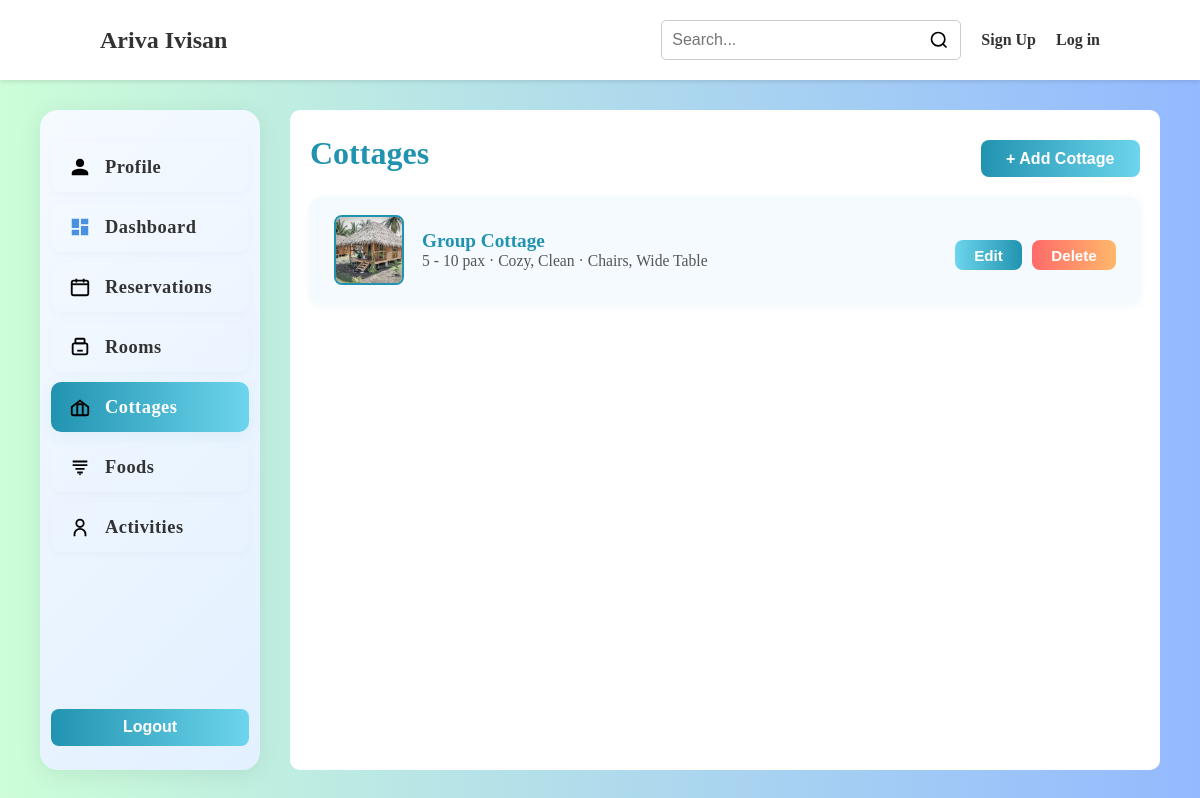
The app's page /owner/cottages, older data.
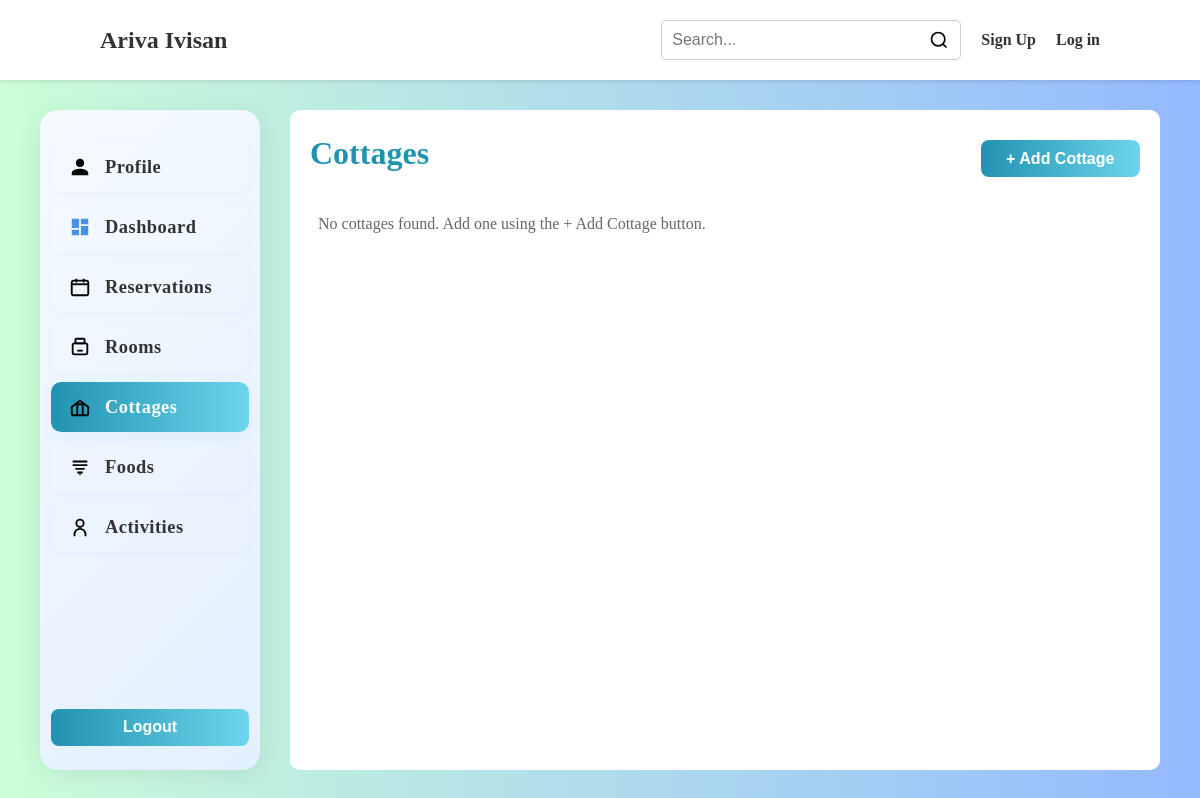
The same page, newer data.
### app.py (models this page shows)
class Cottage(db.Model):
    id = db.Column(db.Integer, primary_key=True)
    owner_id = db.Column(db.Integer, db.ForeignKey('owner.id'), nullable=True)
    name = db.Column(db.String(200), nullable=False)
    price = db.Column(db.String(50))
    capacity = db.Column(db.String(20))
    beds = db.Column(db.String(20))
    other_feature2 = db.Column(db.String(200))
    other_feature3 = db.Column(db.String(200))
    other_feature5 = db.Column(db.String(200))
    image1 = db.Column(db.String(300))
    image2 = db.Column(db.String(300))
    image3 = db.Column(db.String(300))
    image4 = db.Column(db.String(300))
    image5 = db.Column(db.String(300))
    owner = db.relationship('Owner', backref=db.backref('cottages', lazy=True))

### app.py (the view, shortened to what this page needs)
@app.route("/owner/cottages", methods=["GET","POST"])
def owner_cottages():
    cottages = []
    if 'owner_id' in session:
        cottages = Cottage.query.filter_by(owner_id=session['owner_id']).all()
    else:
        cottages = Cottage.query.all()
    return render_template('owner/cottages.html', cottages=cottages)

### templates/owner/cottages.html (shortened to what the changed rows need)
<!DOCTYPE html>
<html lang="en">
<head>
</head>
<body>
    <div class="content">
        <div class="main">
            <div class="cottages-list" style="width:100%;">
                {% if cottages and cottages|length > 0 %}
                    {% for cottage in cottages %}
                    <div class="cottage-card" data-cottage='{{ {'id': cottage.id|default(0), 'name': cottage.name|default(''), 'price': cottage.price|default(''), 'capacity': cottage.capacity|default(''), 'other_feature2': cottage.other_feature2|default(''), 'other_feature3': cottage.other_feature3|default(''), 'other_feature5': cottage.other_feature5|default(''), 'image1': cottage.image1|default(''), 'image2': cottage.image2|default(''), 'image3': cottage.image3|default(''), 'image4': cottage.image4|default(''), 'image5': cottage.image5|default('') }|tojson }}' style="display:flex;align-items:center;justify-content:space-between;background:#f5faff;border-radius:10px;padding:18px 24px;margin-bottom:18px;box-shadow:0 2px 8px rgba(33,147,176,0.08);">
                        <div style="display:flex;align-items:center;gap:18px;">
                            {% set thumb = cottage.image1 or cottage.image2 or cottage.image3 or cottage.image4 or cottage.image5 %}
                            <img src="/static/{{ thumb if thumb else 'images/bg.webp' }}" alt="Cottage Image" style="width:70px;height:70px;border-radius:8px;object-fit:cover;border:2px solid #2193b0;">
                            <div>
                                <div style="font-size:1.2rem;font-weight:bold;color:#2193b0;">{{ cottage.name }}</div>
                                <div style="color:#555;font-size:0.98rem;">{{ cottage.capacity or '' }} pax · {{ cottage.other_feature2 or '' }} · {{ cottage.other_feature3 or '' }}</div>
                            </div>
                        </div>
                        <div style="display:flex;gap:10px;">
                            <button class="modern-button edit-cottage-btn" data-cottage-id="{{ cottage.id }}" style="background:linear-gradient(90deg,#6dd5ed 0%,#2193b0 100%);padding:0.4rem 1.2rem;font-size:0.95rem;">Edit</button>
                            <form method="post" action="{{ url_for('delete_cottage', cottage_id=cottage.id) }}" style="display:inline;">
                                <button type="submit" class="modern-button" style="background:linear-gradient(90deg,#ff6a6a 0%,#ffb86b 100%);padding:0.4rem 1.2rem;font-size:0.95rem;">Delete</button>
                            </form>
                        </div>
                    </div>
                    {% endfor %}
                {% else %}
                    <div style="color:#666;padding:18px 8px;">No cottages found. Add one using the + Add Cottage button.</div>
                {% endif %}
            </div>
    </div>
    </div>
</body>
</html>

Row changes from the older to the newer data that the page shows:
removed Cottage: image1 (picture), name "Group Cottage", capacity "5 - 10", other_feature2 "Cozy, Clean", other_feature3 "Chairs, Wide Table"
Text that changed along with them:
text now shown: "No cottages found. Add one using the + Add Cottage button."
